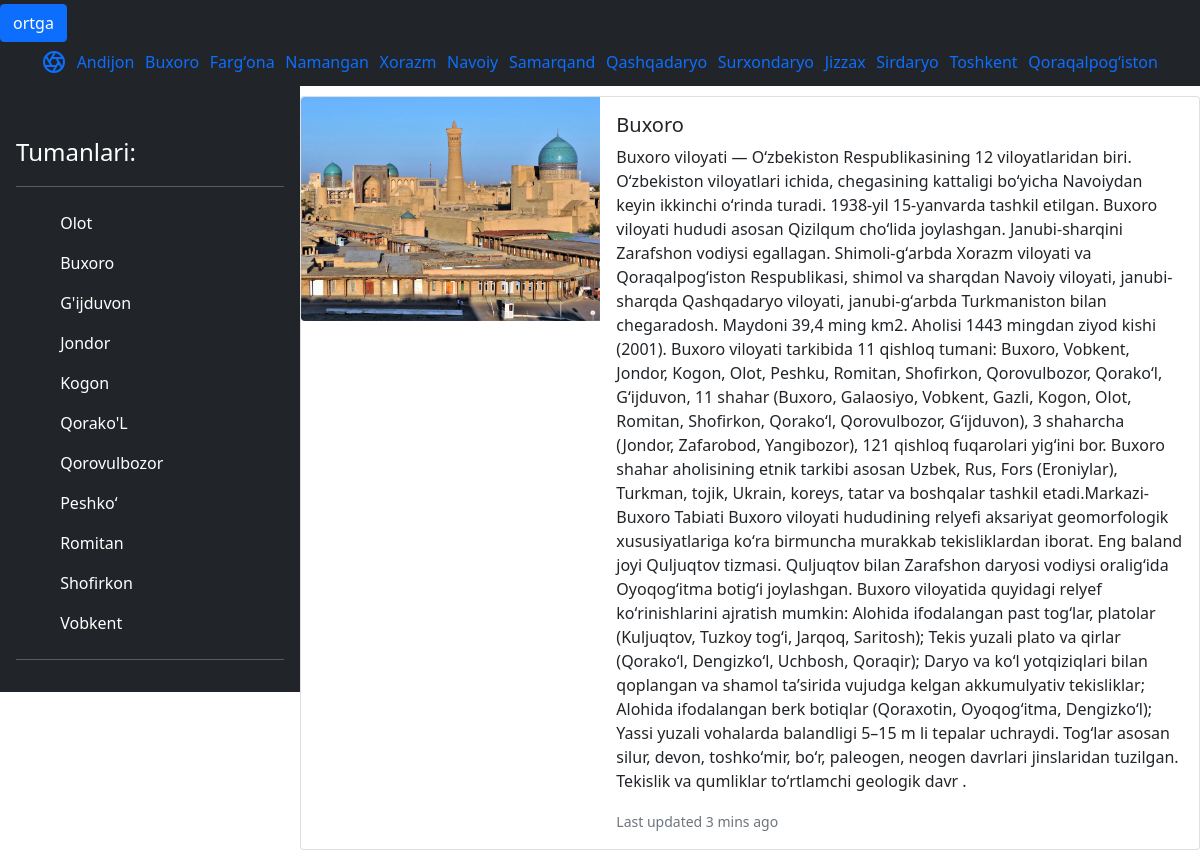
The app's page /rayon/2/ with its own data.
### viloyat/models.py (models this page shows, shortened)
class Viloyat(models.Model):
	name = models.CharField(max_length=355)
	slug = models.SlugField(max_length=355)

class Rayon(models.Model):
	name = models.CharField(max_length=355)
	slug = models.SlugField(max_length=355)
	aholi = models.BigIntegerField(default=0)
	content = models.TextField(blank=True)
	cat = models.ForeignKey(Viloyat,on_delete=models.PROTECT,null=True)

class Umumiy(models.Model):
	name = models.CharField(max_length=355)
	content = models.TextField(blank=True)
	slug = models.SlugField(max_length=355)
	img = models.ImageField(upload_to='photos/%Y/%m/%d/')
	aholi = models.BigIntegerField(default=0)
	cat = models.ForeignKey(Viloyat,on_delete=models.PROTECT,null=True)

### viloyat/views.py (the view)
# urls.py: path('rayon/<int:pk>/',rayon,name='rayon'),
def rayon(request,pk):
	rayon = Rayon.objects.filter(cat_id=pk)
	malum = Umumiy.objects.filter(cat_id=pk)
	viloyat = Viloyat.objects.all()
	return render(request,'viloyat/rayon.html',{'viloyat':viloyat,'rayon':rayon,'malum':malum,'r':1})

### viloyat/templates/viloyat/rayon.html (shortened to what this page needs)
{% extends 'viloyat/viloyat.html' %}
{% block content %}
{% load static %}
<div class="lyuboy" style="display: flex;flex-direction: row;justify-content:flex-start;align-items: flex-start;">
  <div class="d-flex flex-column flex-shrink-0 p-3 text-white bg-dark" style="width:25%; height: 100%; >
    <a href="" class="d-flex align-items-center mb-3 mb-md-0 me-md-auto text-white text-decoration-none">
      <svg class="bi pe-none me-2" width="40" height="32"><use xlink:href="#bootstrap"></use></svg>
      <span class="fs-4">Tumanlari:</span>
    <hr>
    <ul class="nav nav-pills flex-column mb-auto" style="overflow-y: scroll;">
      <ul class="nav nav-pills flex-column mb-auto">
      <li>
        {% for i in rayon %}
        <a href="{% url 'oqish' i.pk %}" class="nav-link text-white">
          <svg class="bi pe-none me-2" width="16" height="16"><use xlink:href="#speedometer2"></use></svg>
          {{i.name}}
        </a>
        {% endfor %}
      </li>
    </ul>
    <hr>
   </div>
   <div class="col-md-8 col-lg-6 vstack gap-4" style="width:75%; display: flex; flex-direction: row;justify-content: center; align-items: center; padding-top: 10px;">
      {% for i in malum %}
      <div class="card mb-3" >
        <div class="row g-0">
          <div class="col-md-4">
            {% if i.img %}
            <img src="{{i.img.url}}" class="img-fluid rounded-start" alt="...">
            {% endif %}
          </div>
          <div class="col-md-8">
            <div class="card-body">
              <h5 class="card-title">{{i.name}}</h5>
              <p class="card-text">{{i.content}}</p>
              <p class="card-text"><small class="text-muted">Last updated 3 mins ago</small></p>
            </div>
          </div>
        </div>
      </div>
      {% endfor %}
</div>
    </div>
{% endblock %}

### viloyat/templates/viloyat/viloyatkorinish.html (shortened to what this page needs)
{% load static %}
<!doctype html>
<html lang="en">
  <head>
    <link href="https://cdn.jsdelivr.net/npm/bootstrap@5.0.2/dist/css/bootstrap.min.css" rel="stylesheet">
  </head>
  <body>
<header class="site-header sticky-top py-1 navbar navbar-dark bg-dark ">
  {% if r == 1 %}
    <a href="{% url 'viloyat' %}" class="btn btn-primary " role="button" aria-disabled="true">ortga</a>
  {% endif %}
  <nav class="container d-flex flex-column flex-md-row justify-content-between">
    <a class="py-2" href="{% url 'home' %}" aria-label="Product">
    </a>
    {% for i in viloyat %}
    <a style=" text-decoration: none;" class="py-2 d-none d-md-inline-block " href="{% url 'rayon' i.pk %}" name="q">{{i.name}}</a>
    {% endfor %}
  </nav>
</header>
{% block content %}
{% endblock %}
  </body>
</html>

### records on screen
Viloyat: name "Andijon"
Viloyat: name "Buxoro"
Viloyat: name "Fargʻona"
Viloyat: name "Namangan"
Viloyat: name "Xorazm"
Viloyat: name "Navoiy"
Viloyat: name "Samarqand"
Viloyat: name "Qashqadaryo"
Viloyat: name "Surxondaryo"
Viloyat: name "Jizzax"
Viloyat: name "Sirdaryo"
Viloyat: name "Toshkent"
Viloyat: name "Qoraqalpogʻiston"
Rayon: name "Olot"
Rayon: name "Buxoro"
Rayon: name "G'ijduvon"
Rayon: name "Jondor"
Rayon: name "Kogon"
Rayon: name "Qorako'L"
Rayon: name "Qorovulbozor"
Rayon: name "Peshkoʻ"
Rayon: name "Romitan"
Rayon: name "Shofirkon"
Rayon: name "Vobkent"
Umumiy: img (picture), name "Buxoro", content "Buxoro viloyati — Oʻzbekiston Respublikasining 12 viloyatlaridan biri. Oʻzbekiston viloyatlari ichida, chegasining kattaligi boʻyicha Navoiydan keyin ikkinchi oʻrinda turadi. 1938-yil 15-yanvarda tashkil etilgan. Buxoro viloyati hududi asosan Qizilqum choʻlida joylashgan. Janubi-sharqini Zarafshon vodiysi egallagan. Shimoli-gʻarbda Xorazm viloyati va Qoraqalpogʻiston Respublikasi, shimol va sharqdan Navoiy viloyati, janubi-sharqda Qashqadaryo viloyati, janubi-gʻarbda Turkmaniston bilan chegaradosh. Maydoni 39,4 ming km2. Aholisi 1443 mingdan ziyod kishi (2001). Buxoro viloyati tarkibida 11 qishloq tumani: Buxoro, Vobkent, Jondor, Kogon, Olot, Peshku, Romitan, Shofirkon, Qorovulbozor,…"
